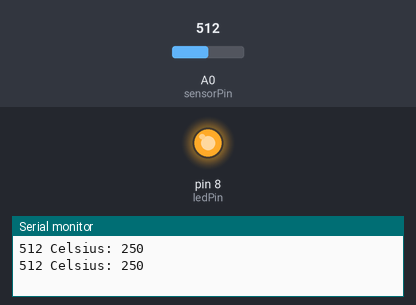
This sketch was run on a simulated Arduino Uno, built with avr-gcc and run on an emulated ATmega328P. Parts: output pins drawn as LEDs (lit = HIGH), the last lines printed to the serial monitor. Inputs (shaded band) come from the test bench; at power-on: A0 (sensorPin) = 512.

Above: at 1.8 s.
1.9 s: A0 (sensorPin) set to 54
3.4 s: A0 (sensorPin) set to 46
At 4.4 s:
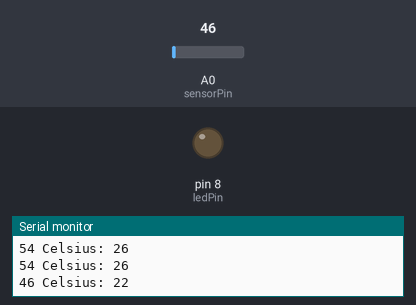
5.5 s: A0 (sensorPin) set to 122
At 7.1 s:
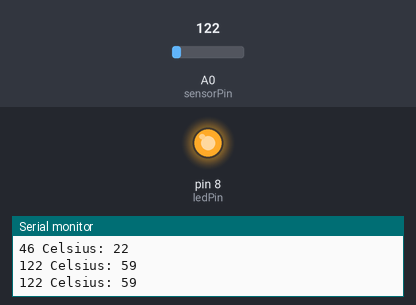
7.5 s: A0 (sensorPin) set to 15
At 8.7 s:
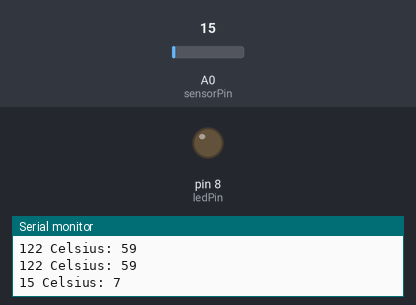
Timing chart, 0 to 10.5 s (numbered marks = the images above; inputs shaded):
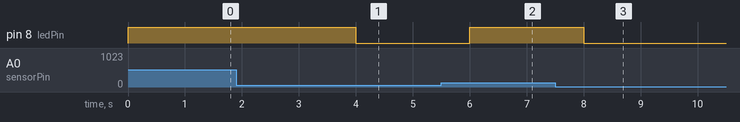

Measured:
- the behaviour switches between 52 and 51 on A0 (sensorPin) (found by bisection; images 0 and 1)
- after the input at 3.4 s, pin 8 (ledPin): HIGH → LOW after 0.60 s
- after the input at 5.5 s, pin 8 (ledPin): LOW → HIGH after 0.50 s
- after the input at 7.5 s, pin 8 (ledPin): HIGH → LOW after 0.50 s

The sketch:

temperatureSensor-LM35-SetThreshold.ino
```cpp
/*
 * 20160603 - Read Analog Value from LDR sensor
 */


int sensorPin = A0;
int threshold = 25;
int ledPin = 8;


void setup() {


pinMode(ledPin,OUTPUT);
digitalWrite(ledPin,LOW);

Serial.begin(9600);
}

void loop() {

int sensorValue = analogRead(sensorPin);

long celsius = (sensorValue * 500L) / 1024;

Serial.print(sensorValue);
Serial.print(" Celsius: ");
Serial.println(celsius);

if(celsius >= threshold)
  digitalWrite(ledPin,HIGH);
else
  digitalWrite(ledPin,LOW);

delay(1000);


}
```
